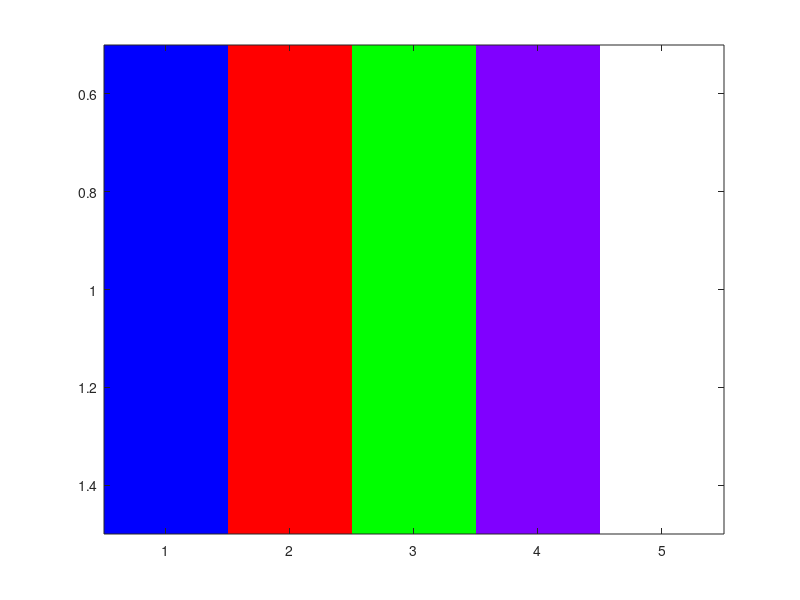

Reproduce this figure in MATLAB.
%paintpots.m

img=1:5

pp1=[0 0 0; .25 .25 .25; .5 .5 .5; .75 .75 .75; 1 1 1 ];

pp2 = [ 0 0 1; 1 0 0; 0 1 0; .5 0 1; 1 0 1];

figure(1)

image(img)

colormap(pp1)
colormap(pp2)

%set of indices, paint these indices
colormap(hot(5)) %red and white

image (1:40)
colormap(hot(40))
colormap(hsv(40))
colormap(jet(40))
colormap(spring(40))
doc graph3d
doc colormap

pp2(5, :)=[ 1 1 1] %always three columns (ie three guns)
image(img); colormap(pp2)


